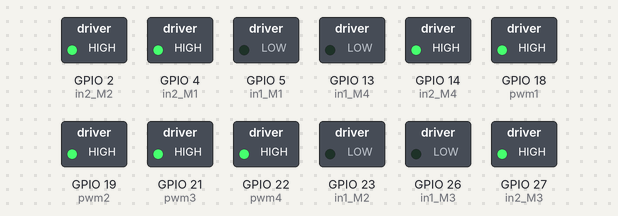
Simulated run of this sketch. Board: ESP32. Parts: switched loads named in the sketch (green lamp = pin HIGH).

Above: at 0.1 s.
Timing chart, 0 to 1.6 s (numbered marks = the images above):
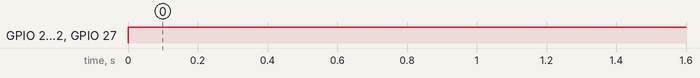

The sketch:

testing_4motor.ino
```cpp
// FL
const int pwm1 = 18;
const int in1_M1 = 5;
const int in2_M1 = 4;

// FR
const int pwm2 = 19;
const int in1_M2 = 23;
const int in2_M2 = 2;

// RR
const int pwm3 = 21;
const int in1_M3 = 26;
const int in2_M3 = 27;

// RL
const int pwm4 = 22;
const int in1_M4 = 13;
const int in2_M4 = 14;

void setup() {
  Serial.begin(115200);
  pinMode(pwm1, OUTPUT);
  pinMode(in1_M1, OUTPUT);
  pinMode(in2_M1, OUTPUT);

  pinMode(pwm2, OUTPUT);
  pinMode(in1_M2, OUTPUT);
  pinMode(in2_M2, OUTPUT);

  pinMode(pwm3, OUTPUT);
  pinMode(in1_M3, OUTPUT);
  pinMode(in2_M3, OUTPUT);

  pinMode(pwm4, OUTPUT);
  pinMode(in1_M4, OUTPUT);
  pinMode(in2_M4, OUTPUT);
}

void loop() {
  analogWrite(pwm1, 255);
  digitalWrite(in1_M1, LOW);
  digitalWrite(in2_M1, HIGH);

  analogWrite(pwm2, 255);
  digitalWrite(in1_M2, LOW);
  digitalWrite(in2_M2, HIGH);

  analogWrite(pwm3, 255);
  digitalWrite(in1_M3, LOW);
  digitalWrite(in2_M3, HIGH);

  analogWrite(pwm4, 255);
  digitalWrite(in1_M4, LOW);
  digitalWrite(in2_M4, HIGH);
}
```

Measured:
- by itself, GPIO 2 (in2_M2), GPIO 4 (in2_M1), GPIO 14 (in2_M4), GPIO 19 (pwm2), GPIO 21 (pwm3), GPIO 22 (pwm4), GPIO 27 (in2_M3): LOW → HIGH at 0.00 s
